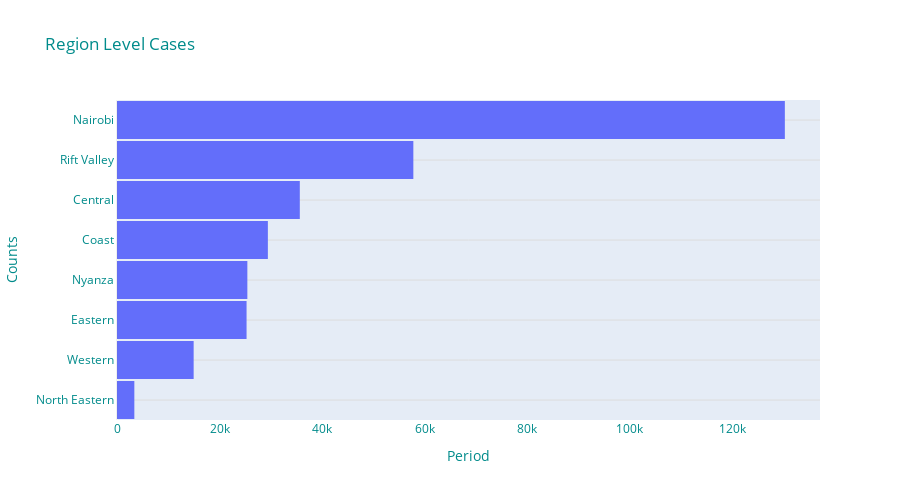

This figure's notebook cell:
### Code cell
province_cases_sort = province_cases[["province", "cases"]]
province_cases_sort = province_cases_sort.sort_values("cases", ascending = True)
fig = px.histogram(province_cases_sort,
               y="province",x="cases",
               orientation="h",title="Region Level Cases",
               height=500, width=900
               )
fig.update_layout(uniformtext_minsize = 3, font_color = "darkcyan", legend = dict(bgcolor = "white"), bargap =0.05)
fig.update_yaxes(title =  "Counts", showline=True, linewidth = 0.2, linecolor = "gray", gridcolor = "gainsboro")
fig.update_xaxes(title = "Period", showgrid=False)

#fig.show()

#fig.write_image("county_cases_image.png")

### Figure 1 — Plotly figure (JSON) as saved in the notebook; plotly's stock layout.template omitted (floating-point values rounded to 4 significant figures)
{"data": [{"alignmentgroup": "True", "bingroup": "y", "histfunc": "sum", "hovertemplate": "sum of cases=%{x}<br>province=%{y}<extra></extra>", "legendgroup": "", "marker": {"color": "#636efa", "pattern": {"shape": ""}}, "name": "", "offsetgroup": "", "orientation": "h", "showlegend": false, "type": "histogram", "x": [3381, 14947, 25266, 25418, 29419, 35648, 57786, 130228], "xaxis": "x", "y": ["North Eastern", "Western", "Eastern", "Nyanza", "Coast", "Central", "Rift Valley", "Nairobi"], "yaxis": "y"}], "layout": {"bargap": 0.05, "barmode": "relative", "font": {"color": "darkcyan"}, "height": 500, "legend": {"bgcolor": "white", "tracegroupgap": 0}, "title": {"text": "Region Level Cases"}, "uniformtext": {"minsize": 3}, "width": 900, "xaxis": {"anchor": "y", "domain": [0, 1], "showgrid": false, "title": {"text": "Period"}}, "yaxis": {"anchor": "x", "domain": [0, 1], "gridcolor": "gainsboro", "linecolor": "gray", "linewidth": 0.2, "showline": true, "title": {"text": "Counts"}}}}
